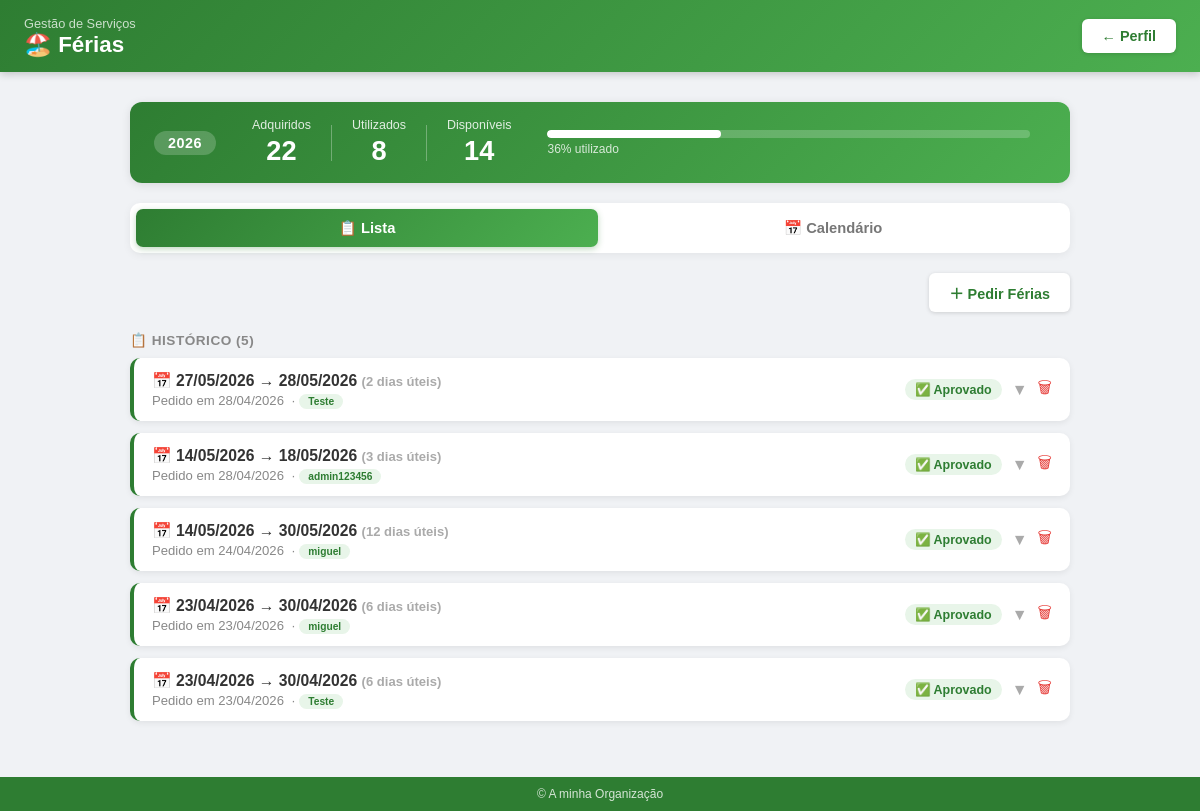
The page /ferias (signed in) on the database its author committed.
### models.py (models this page shows)
class Ferias(db.Model):
    __tablename__ = 'ferias'
    id = db.Column(db.Integer, primary_key=True)
    user_id = db.Column(db.Integer, db.ForeignKey('usuario.id'), nullable=False)
    data_inicio = db.Column(db.String(20), nullable=False)
    data_fim = db.Column(db.String(20), nullable=False)
    nota = db.Column(db.String(300), default='')
    estado = db.Column(db.String(20), default='pendente')
    comentario_admin = db.Column(db.String(300), default='')
    aprovado_por = db.Column(db.String(100), default='')
    num_dias = db.Column(db.Integer, default=0)
    created_at = db.Column(db.String(20), default=lambda: datetime.now().strftime('%d/%m/%Y'))
    org_id = db.Column(db.Integer, db.ForeignKey('organizacao.id'), nullable=True)

class Usuario(UserMixin, db.Model):
    __tablename__ = 'usuario'
    id = db.Column(db.Integer, primary_key=True)
    nome = db.Column(db.String(30), unique=True)
    senha = db.Column(db.String())
    is_admin = db.Column(db.Boolean, default=False)
    email = db.Column(db.String(120))
    telefone = db.Column(db.String(30))
    nome_completo = db.Column(db.String(200))
    cargo = db.Column(db.String(100))
    org_id = db.Column(db.Integer, db.ForeignKey('organizacao.id'), nullable=True)

### main.py (the view, shortened to what this page needs)
@app.route('/ferias', methods=['GET', 'POST'])
@login_required
def ferias():
    is_admin = current_user.is_admin
    usuarios = db.session.query(Usuario).filter_by(org_id=current_user.org_id).all() if is_admin else []
    if is_admin:
        todos = db.session.query(Ferias, Usuario).join(Usuario, Ferias.user_id == Usuario.id).filter(
            Ferias.org_id == current_user.org_id).order_by(Ferias.id.desc()).all()
    else:
        todos = db.session.query(Ferias, Usuario).join(Usuario, Ferias.user_id == Usuario.id).filter(
            Ferias.org_id == current_user.org_id, Ferias.user_id == current_user.id).order_by(Ferias.id.desc()).all()
    ferias_json = json.dumps([{'user_nome': u.nome, 'estado': f.estado, 'data_inicio': f.data_inicio,
                               'data_fim': f.data_fim, 'num_dias': f.num_dias or 0} for f, u in todos])
    return render_template('ferias.html', ferias=todos, ferias_json=ferias_json, is_admin=is_admin,
                       usuarios=usuarios, current_user=current_user, now=datetime.now())

### main.py (called while the page is built, shortened)
@lm.user_loader
def user_loader(id):
    return db.session.query(Usuario).filter_by(id=id).first()

@app.context_processor
def inject_org():
    try:
        return dict(org_nome='A minha Organização', org=None, tem_mapa=True)
    except:
        return dict(org_nome='A minha Organização', org=None, tem_mapa=True)

### templates/ferias.html (shortened to what this page needs)
<!DOCTYPE html>
<html lang="pt">
<head>
    <link rel="stylesheet" href="https://cdn.jsdelivr.net/npm/flatpickr/dist/flatpickr.min.css">
</head>
<body>
<div class="page-header">
    <div>
        <div class="subtitle">Gestão de Serviços</div>
        <h1>🏖️ Férias</h1>
    </div>
    <a href="/perfil">← Perfil</a>
</div>
<div class="content">
    {% set all_years = [] %}
    {% for f, u in ferias %}
        {% if f.data_inicio %}
            {% set yr = f.data_inicio.split('/')[-1]|int %}
        {% endif %}
    {% endfor %}
    <div class="year-counters">
    {% for yr in all_years|sort %}
        {% set usados = namespace(v=0) %}
        {% for f, u in ferias %}
            {% if f.estado == 'aprovado' %}
                {% if f.data_inicio and f.data_inicio.split('/')[-1]|int == yr %}
                    {% if not is_admin or u.id == current_user.id %}
                        {% set usados.v = usados.v + (f.num_dias or 0) %}
                    {% endif %}
                {% endif %}
            {% endif %}
        {% endfor %}
        {% set disp = 22 - usados.v %}
        {% set pct = ((usados.v / 22) * 100)|int %}
        <div class="days-counter">
            <div class="year-flag">{{ yr }}</div>
            <div class="stats">
                <div class="stat">
                    <div class="label">Adquiridos</div>
                    <div class="value">22</div>
                </div>
                <div class="stat">
                    <div class="label">Utilizados</div>
                    <div class="value">{{ usados.v }}</div>
                </div>
                <div class="stat">
                    <div class="label">Disponíveis</div>
                    <div class="value">{{ disp if disp >= 0 else 0 }}</div>
                </div>
                <div class="progress-wrap">
                    <div class="progress-bar">
                        <div class="progress-fill" style="width:{{ pct if pct <= 100 else 100 }}%;"></div>
                    </div>
                    <div class="progress-label">{{ pct }}% utilizado</div>
                </div>
            </div>
        </div>
    {% endfor %}
    </div>
    <div class="tabs">
        <button class="tab-btn active" onclick="switchTab('lista', this)">📋 Lista</button>
        <button class="tab-btn" onclick="switchTab('calendario', this)">📅 Calendário</button>
    </div>
    <div class="tab-panel active" id="tab-lista">
        <div class="top-bar">
            <button class="toggle-form-btn" onclick="toggleForm()">
                <span id="formIcon">＋</span> Pedir Férias
            </button>
        </div>
        {% set respondidas = ferias | selectattr('0.estado', 'ne', 'pendente') | list %}
        {% if respondidas %}
        <div class="section-title">📋 Histórico ({{ respondidas|length }})</div>
        {% for f, u in respondidas %}
        <div class="ferias-card {{ f.estado }}">
            <div class="ferias-header">
                <div class="ferias-info">
                    <div class="ferias-dates">📅 {{ f.data_inicio }} → {{ f.data_fim }} <small style="color:#aaa;">({{ f.num_dias or 0 }} dias úteis)</small></div>
                    <div class="ferias-sub">
                        Pedido em {{ f.created_at or '' }}
                        {% if is_admin %}&nbsp;·&nbsp;<span class="user-badge">{{ u.nome }}</span>{% endif %}
                    </div>
                </div>
                <div class="ferias-actions">
                    {% if f.estado == 'aprovado' %}
                    <span class="badge-aprovado">✅ Aprovado</span>
                    {% else %}
                    <span class="badge-rejeitado">❌ Rejeitado</span>
                    {% endif %}
                    <button class="toggle-detail-btn" onclick="toggleDetail(this)">▼</button>
                    <form method="POST" action="/ferias/delete/{{ f.id }}" style="margin:0;" id="delFerias-{{ f.id }}">
                        <button type="button" class="delete-btn" onclick="openModal('delFerias-{{ f.id }}')">🗑</button>
                    </form>
                </div>
            </div>
        </div>
        {% endfor %}
        {% endif %}
    </div>
</div>
<footer>&copy; {{ org_nome }}</footer>
</body>
</html>

### templates/ferias.html (style rules this page uses)
* { box-sizing: border-box; margin: 0; padding: 0; }
body { font-family: 'Arial', sans-serif; background: #f0f2f5; padding-bottom: 60px; }
.page-header { background: linear-gradient(135deg, #2e7d32, #4CAF50); padding: 14px 24px; display: flex; align-items: center; justify-content: space-between; box-shadow: 0 2px 8px rgba(0,0,0,0.2); }
.page-header h1 { font-size: 1.4em; color: white; font-weight: 700; }
.page-header .subtitle { font-size: 0.8em; color: rgba(255,255,255,0.75); margin-top: 2px; }
.page-header a { padding: 9px 20px; background: white; color: #2e7d32; text-decoration: none; border-radius: 6px; font-size: 0.9em; font-weight: bold; box-shadow: 0 1px 4px rgba(0,0,0,0.15); transition: background 0.2s; }
.content { max-width: 980px; margin: 30px auto; padding: 0 20px; }
.year-counters { display: flex; flex-direction: column; gap: 12px; margin-bottom: 20px; }
.days-counter { background: linear-gradient(135deg, #2e7d32, #4CAF50); border-radius: 12px; padding: 16px 24px; display: flex; align-items: center; gap: 16px; box-shadow: 0 2px 10px rgba(0,0,0,0.1); flex-wrap: wrap; }
.days-counter .year-flag { background: rgba(255,255,255,0.2); color: white; padding: 4px 14px; border-radius: 20px; font-size: 0.9em; font-weight: bold; letter-spacing: 0.5px; white-space: nowrap; }
.days-counter .stats { display: flex; align-items: center; gap: 0; flex: 1; flex-wrap: wrap; }
.days-counter .stat { text-align: center; padding: 0 20px; }
.days-counter .label { color: rgba(255,255,255,0.85); font-size: 0.78em; margin-bottom: 3px; }
.days-counter .value { color: white; font-size: 1.7em; font-weight: bold; }
.days-counter .progress-wrap { flex: 1; min-width: 120px; padding: 0 16px; }
.days-counter .progress-bar { background: rgba(255,255,255,0.2); border-radius: 20px; height: 8px; overflow: hidden; margin-bottom: 4px; }
.days-counter .progress-fill { height: 100%; background: white; border-radius: 20px; transition: width 0.5s; }
.days-counter .progress-label { color: rgba(255,255,255,0.8); font-size: 0.75em; }
.tabs { display: flex; gap: 4px; margin-bottom: 20px; background: white; padding: 6px; border-radius: 10px; box-shadow: 0 2px 8px rgba(0,0,0,0.06); }
.tab-btn { flex: 1; padding: 10px 16px; border: none; background: transparent; border-radius: 7px; font-size: 0.92em; font-weight: bold; color: #777; cursor: pointer; transition: all 0.2s; }
.tab-btn.active { background: linear-gradient(135deg, #2e7d32, #4CAF50); color: white; box-shadow: 0 2px 6px rgba(46,125,50,0.3); }
.tab-panel { display: none; }
.tab-panel.active { display: block; }
.top-bar { display: flex; justify-content: flex-end; margin-bottom: 16px; }
.toggle-form-btn { padding: 9px 20px; background: white; color: #2e7d32; border: none; border-radius: 6px; font-size: 0.9em; font-weight: bold; cursor: pointer; box-shadow: 0 1px 4px rgba(0,0,0,0.15); transition: background 0.2s; }
.badge-aprovado { background: #e8f5e9; color: #2e7d32; padding: 3px 10px; border-radius: 12px; font-size: 0.78em; font-weight: bold; }
.ferias-card { background: white; border-radius: 10px; margin-bottom: 12px; overflow: hidden; box-shadow: 0 2px 6px rgba(0,0,0,0.07); }
.ferias-card.aprovado { border-left: 4px solid #2e7d32; }
.ferias-header { padding: 13px 18px; display: flex; justify-content: space-between; align-items: center; gap: 12px; }
.ferias-info { flex: 1; }
.ferias-dates { font-weight: bold; color: #333; font-size: 0.98em; }
.ferias-sub { font-size: 0.82em; color: #888; margin-top: 3px; }
.ferias-actions { display: flex; align-items: center; gap: 10px; }
.toggle-detail-btn { background: none; border: none; color: #aaa; font-size: 1em; cursor: pointer; transition: transform 0.3s; padding: 0; line-height: 1; }
.delete-btn { background: none; border: none; color: #e53935; font-size: 1em; cursor: pointer; padding: 0; transition: transform 0.2s; }
.user-badge { background: #e8f5e9; color: #2e7d32; padding: 2px 9px; border-radius: 10px; font-size: 0.78em; font-weight: bold; }
.section-title { font-size: 0.85em; font-weight: bold; color: #888; text-transform: uppercase; letter-spacing: 0.5px; margin: 20px 0 10px 0; }
footer { text-align: center; padding: 10px; background: #2e7d32; color: rgba(255,255,255,0.8); font-size: 12px; position: fixed; bottom: 0; width: 100%; }

### rows shown on the page
Ferias: data_inicio "27/05/2026", data_fim "28/05/2026", num_dias "2", created_at "28/04/2026", nome "Teste", estado "✅ Aprovado"
Ferias: data_inicio "14/05/2026", data_fim "18/05/2026", num_dias "3", created_at "28/04/2026", nome "admin123456", estado "✅ Aprovado"
Ferias: data_inicio "14/05/2026", data_fim "30/05/2026", num_dias "12", created_at "24/04/2026", nome "miguel", estado "✅ Aprovado"
Ferias: data_inicio "23/04/2026", data_fim "30/04/2026", num_dias "6", created_at "23/04/2026", nome "miguel", estado "✅ Aprovado"
Ferias: data_inicio "23/04/2026", data_fim "30/04/2026", num_dias "6", created_at "23/04/2026", nome "Teste", estado "✅ Aprovado"

### other values the page prints
{{ yr }} "2026"
{{ usados.v }} "8"
{{ disp if disp >= 0 else 0 }} "14"
{{ pct }} "36"
{{ respondidas|length }} "5"
{{ org_nome }} "A minha Organização"
